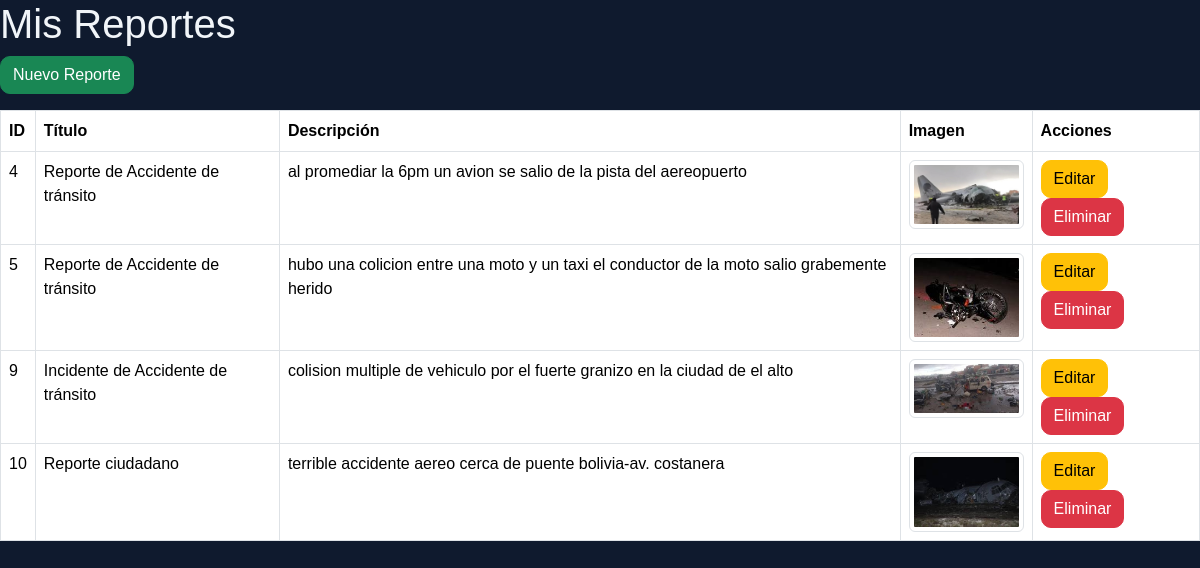
The app's page /reportes (signed in) with its own data.
### app/models/reporte.py (models this page shows)
class Reporte(db.Model):
    __tablename__ = "reportes"
    id_reporte = db.Column(
        db.Integer,
        primary_key=True
    )
    titulo = db.Column(
        db.String(200),
        nullable=False
    )
    descripcion = db.Column(
        db.Text,
        nullable=False
    )
    fecha_reporte = db.Column(
        db.DateTime
    )
    fecha_actualizacion = db.Column(
        db.DateTime
    )
    latitud = db.Column(
        db.Float
    )
    longitud = db.Column(
        db.Float
    )
    id_usuario = db.Column(
        db.Integer,
        db.ForeignKey(
            "usuarios.id_usuario"
        )
    )
    id_categoria = db.Column(
        db.Integer,
        db.ForeignKey(
            "categorias.id_categoria"
        )
    )
    evidencias = db.relationship(
        "Evidencia",
        backref="reporte",
        lazy=True,
        cascade="all, delete-orphan"
    )
    categoria = db.relationship(
        "Categoria",
        backref="reportes"
    )
    zonas = db.relationship(
        "ReporteZona",
        backref="reporte",
        lazy=True
    )

### app/models/evidencia.py (models this page shows)
class Evidencia(db.Model):
    __tablename__ = "evidencias"
    id_evidencia = db.Column(
        db.Integer,
        primary_key=True
    )
    archivo = db.Column(
        db.String(255),
        nullable=False
    )
    fecha_subida = db.Column(
        db.DateTime
    )
    id_reporte = db.Column(
        db.Integer,
        db.ForeignKey(
            "reportes.id_reporte"
        )
    )
    id_tipo_evidencia = db.Column(
        db.Integer,
        db.ForeignKey(
            "tipos_evidencia.id_tipo_evidencia"
        )
    )

### app/blueprints/reportes/routes.py (the view)
@reportes_bp.route("/reportes")
@login_required
def listar():
    reportes = Reporte.query.filter_by(
        id_usuario=current_user.id_usuario
    ).all()
    return render_template(
        "reportes/listar.html",
        reportes=reportes
    )

### app/__init__.py (called while the page is built)
@login_manager.user_loader
def load_user(user_id):
    return Usuario.query.get(
        int(user_id)
    )

### app/templates/reportes/listar.html
{% extends "base.html" %}
{% block content %}
<h1>
    Mis Reportes
</h1>
<a href="{{ url_for('reportes.crear') }}"
   class="btn btn-success mb-3">
    Nuevo Reporte
</a>
<table class="table table-bordered">
    <thead>
        <tr>
            <th>ID</th>
            <th>Título</th>
            <th>Descripción</th>
            <th>Imagen</th>
            <th>Acciones</th>
        </tr>
    </thead>
    <tbody>
        {% for reporte in reportes %}
        <tr>
            <td>{{ reporte.id_reporte }}</td>
            <td>{{ reporte.titulo }}</td>
            <td>{{ reporte.descripcion }}</td>
            <td>
                {% if reporte.evidencias %}
                    <img src="{{ url_for('static', filename='uploads/' + reporte.evidencias[0].archivo) }}" width="120" class="img-thumbnail">
                {% else %}
                    Sin imagen
                {% endif %}
            </td>
            <td>
                <a href="{{ url_for('reportes.editar', id=reporte.id_reporte) }}"
                   class="btn btn-warning">
                    Editar
                </a>
                <a href="{{ url_for('reportes.eliminar', id=reporte.id_reporte) }}"
                   class="btn btn-danger">
                    Eliminar
                </a>
            </td>
        </tr>
        {% endfor %}
    </tbody>
</table>
{% endblock %}

### app/static/css/style.css (style rules this page uses)
body { background:#eef3f8; font-family:Arial,Helvetica,sans-serif; }
.btn { border-radius:10px; }
.table { background:white; border-radius:10px; }
img { object-fit:cover; }

### app/static/css/safecity.css (style rules this page uses)
:root { --bg-primary:#0f1a2e; --bg-secondary:#162035; --bg-accent:#0c1e3d; --blue-primary:#2563eb; --blue-secondary:#1a3a8f; --blue-light:#60a5fa; --text-primary:#f1f5f9; --text-secondary:#cbd5e1; --text-muted:#64748b; --success:#34d399; --warning:#fbbf24; --border:rgba(255,255,255,.08); --radius-sm:8px; --radius-md:12px; --radius-lg:18px; }
* { box-sizing:border-box; margin:0; padding:0; }
body { background:var(--bg-primary); color:var(--text-primary); font-family:Arial,Helvetica,sans-serif; }

### records on screen
Reporte: id_reporte "4", titulo "Reporte de Accidente de tránsito", descripcion "al promediar la 6pm un avion se salio de la pista del aereopuerto", archivo (picture)
Reporte: id_reporte "5", titulo "Reporte de Accidente de tránsito", descripcion "hubo una colicion entre una moto y un taxi el conductor de la moto salio grabemente herido", archivo (picture)
Reporte: id_reporte "9", titulo "Incidente de Accidente de tránsito", descripcion "colision multiple de vehiculo por el fuerte granizo en la ciudad de el alto", archivo (picture)
Reporte: id_reporte "10", titulo "Reporte ciudadano", descripcion "terrible accidente aereo cerca de puente bolivia-av. costanera", archivo (picture)
